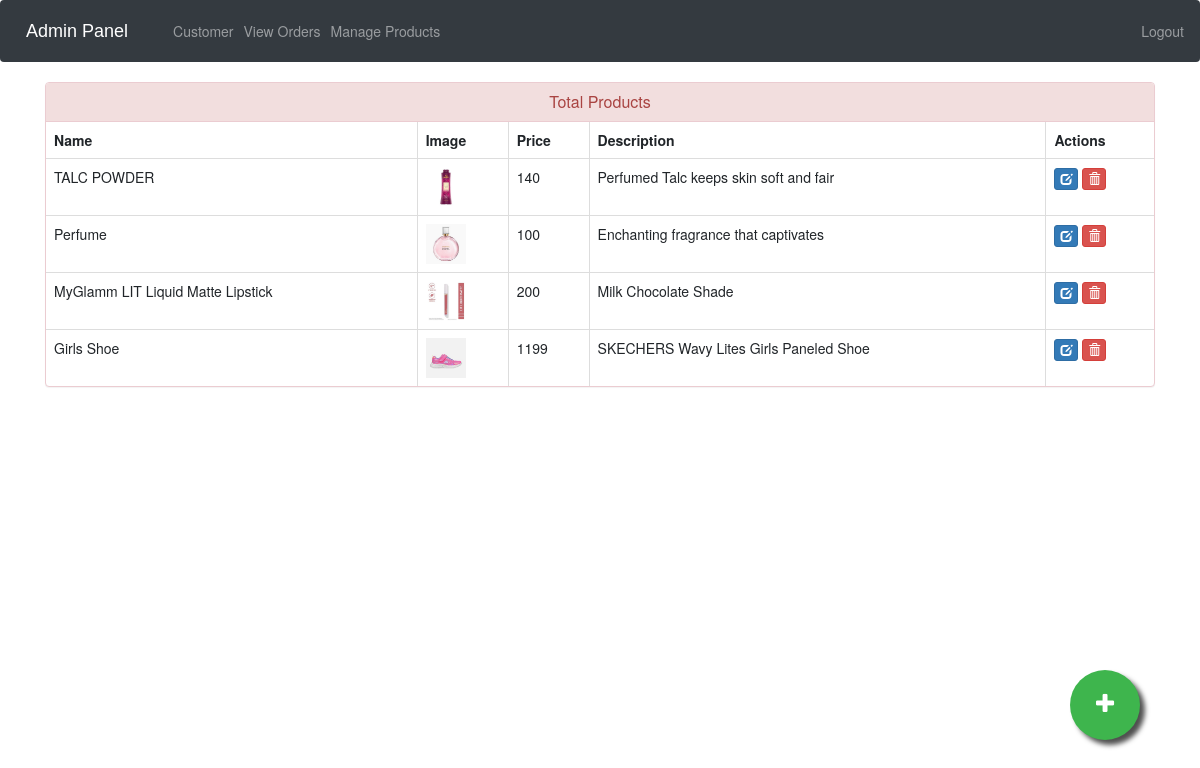
The page /admin-products (signed in) on the database as committed earlier.
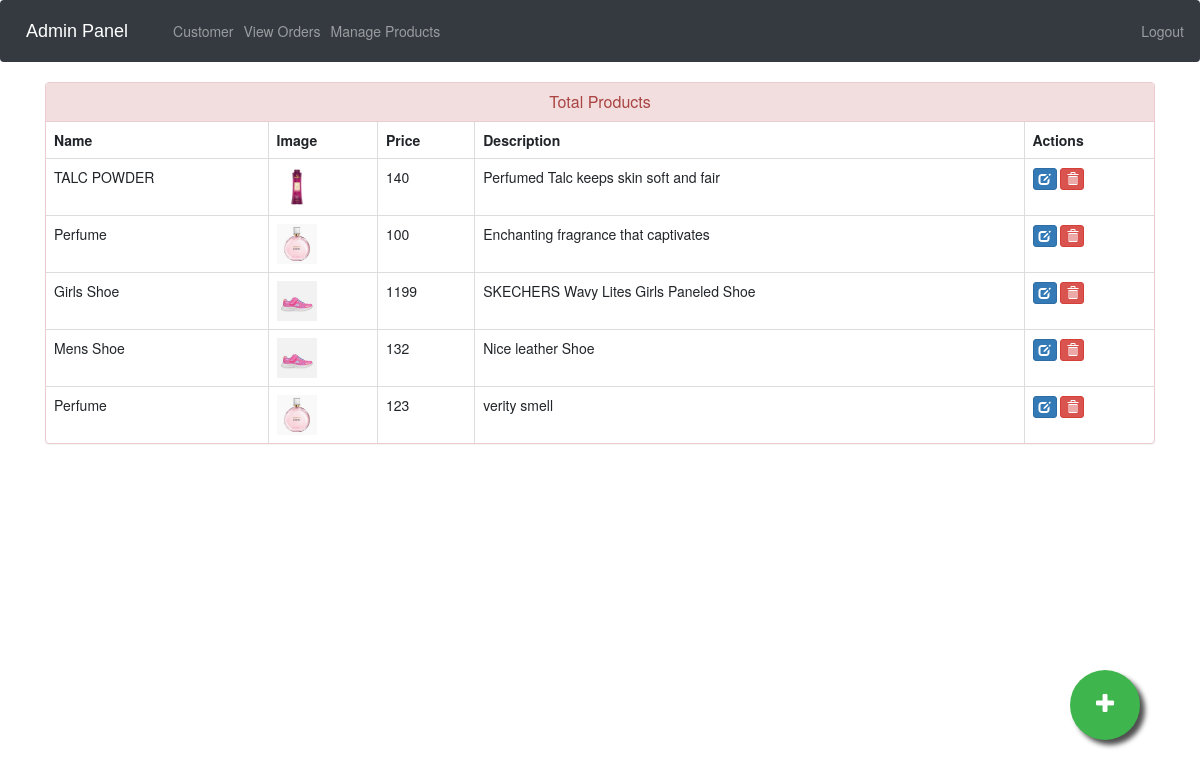
The same page on the database as committed later.
### ecom/models.py (models this page shows, shortened)
class Product(models.Model):
    name=models.CharField(max_length=40)
    product_image= models.ImageField(upload_to='product_image/',null=True,blank=True)
    price = models.PositiveIntegerField()
    description=models.CharField(max_length=40)

### ecom/views.py (the view)
# urls.py: path('admin-products', views.admin_products_view,name='admin-products'),
@login_required(login_url='adminlogin')
def admin_products_view(request):
    products=models.Product.objects.all()
    return render(request,'ecom/admin_products.html',{'products':products})

### templates/ecom/admin_products.html (shortened to what this page needs)
{% extends 'ecom/admin_base.html' %}
{% load static %}
{% block content %}
<head>
  <link href="//netdna.bootstrapcdn.com/bootstrap/3.0.0/css/bootstrap.min.css" rel="stylesheet" id="bootstrap-css">
</head>
<div class="container">
  <div class="panel panel-danger">
    <div class="panel-heading">
      <h6 class="panel-title">Total Products</h6>
    </div>
    <table class="table table-hover table-bordered" id="dev-table">
      <thead>
        <tr>
          <th>Name</th>
          <th>Image</th>
          <th>Price</th>
          <th>Description</th>
          <th>Actions</th>
        </tr>
      </thead>
      {% for p in products %}
  {% if p %}
      <tr>
        <td> {{p.name}}</td>
        <td> <img src="{% static p.product_image.url %}" alt="Profile Pic" height="40px" width="40px" /></td>
        <td>{{p.price}}</td>
        <td>{{p.description}}</td>
        <td><a class="btn btn-primary btn-xs" href="{% url 'update-product' p.id  %}"><span class="glyphicon glyphicon-edit"></span></a>
          <a class="btn btn-danger btn-xs" href="{% url 'delete-product' p.id  %}"><span class="glyphicon glyphicon-trash"></span></a></td>
      </tr>
      {%else%}
      <br><br><br>
      <h1>No Products!!</h1>
      {% endif %}
      {% endfor %}
    </table>
  </div>
</div>
<a href="/admin-add-product" class="float">
<i class="fa fa-plus my-float"></i>
</a>
{% endblock content %}

Rows that differ between the two databases and show on the page:
removed Product: name "MyGlamm LIT Liquid Matte Lipstick", product_image (picture), price "200", description "Milk Chocolate Shade"
added Product: name "Mens Shoe", product_image (picture), price "132", description "Nice leather Shoe"
added Product: name "Perfume", product_image (picture), price "123", description "verity smell"
